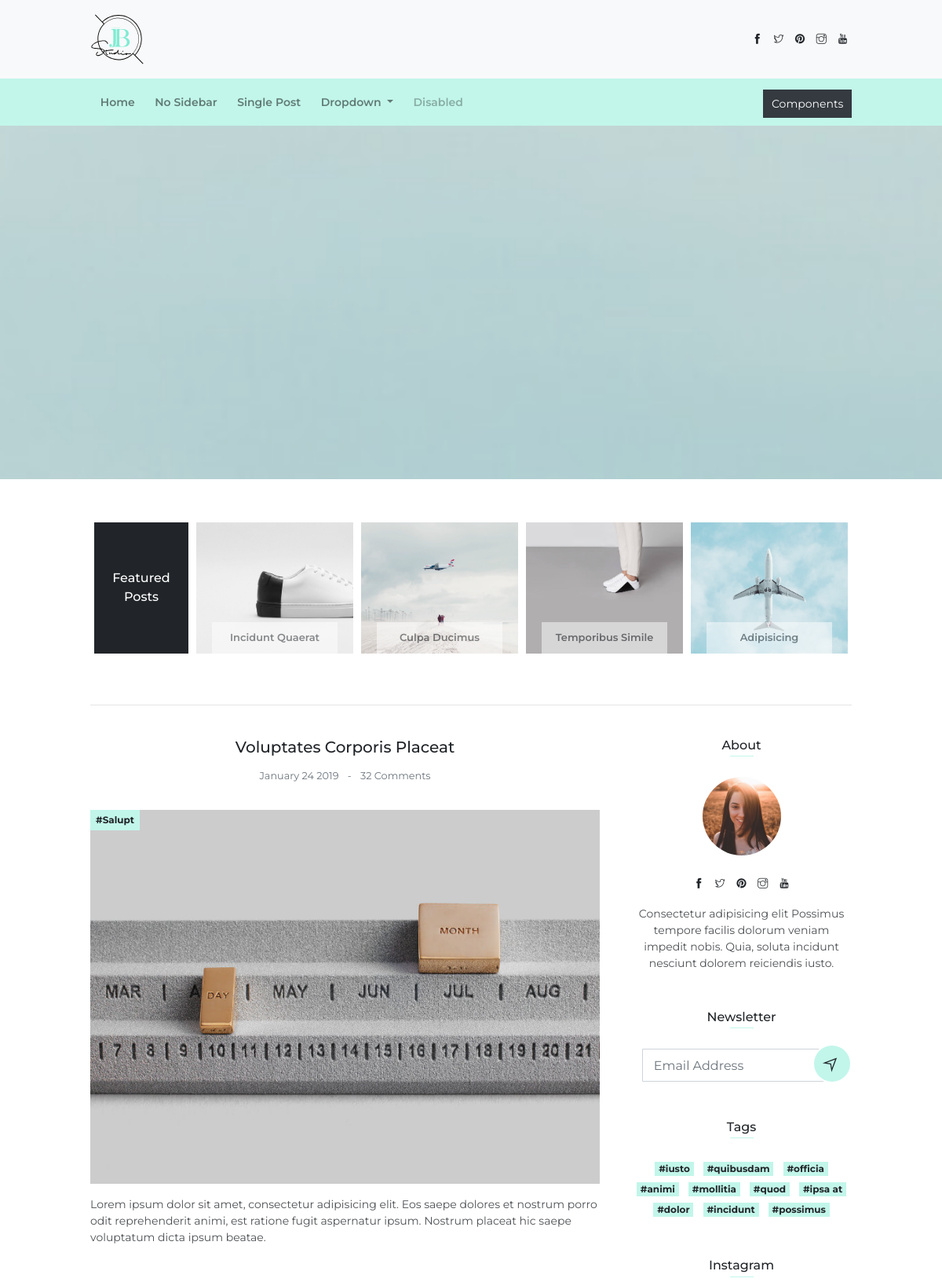
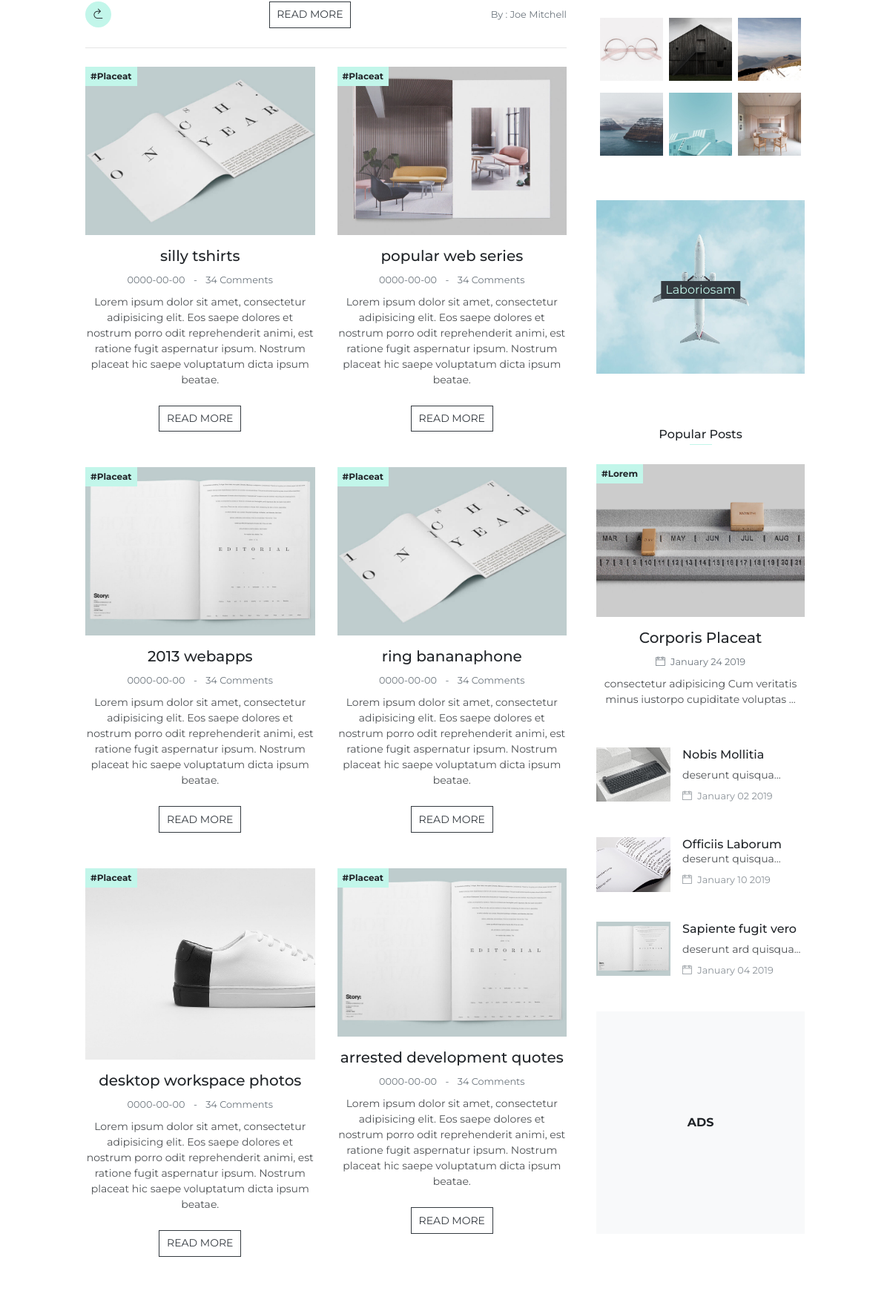
The page / (upper part) on the database its author committed (2 pictures, top to bottom).
### tables this page shows
CREATE TABLE `posts` (
  `id` int(11) NOT NULL,
  `datePublished` date NOT NULL DEFAULT current_timestamp(),
  `title` varchar(100) NOT NULL,
  `content` varchar(2000) NOT NULL,
  `featured` int(1) NOT NULL COMMENT '1 featured, 0 unfeatured',
  `published` int(1) NOT NULL COMMENT '1 published, 0 unpublished',
  `image` varchar(50) NOT NULL,
  `visits` int(11) NOT NULL
);

### includes/homePosts.php (the view, shortened to what this page needs)
<?php
	include_once("admin/includes/conn.php");
    try{
        $sql = "SELECT * FROM posts";
        $stmt = $conn->prepare($sql);
        $stmt->execute();
    }catch(PDOException $e){
        echo "Connection failed: " . $e->getMessage();
    }
?>
<div class="page-content">
    <div class="card">
        <div class="card-header text-center">
            <h5 class="card-title">Voluptates Corporis Placeat</h5>
            <small class="small text-muted">January 24 2019
                <span class="px-2">-</span>
                <a href="#" class="text-muted">32 Comments</a>
            </small>
        </div>
        <div class="card-body">
            <div class="blog-media">
                <img src="assets/imgs/blog-6.jpg" alt="" class="w-100">
                <a href="#" class="badge badge-primary">#Salupt</a>
            </div>
            <p class="my-3">Lorem ipsum dolor sit amet, consectetur adipisicing elit. Eos saepe dolores et nostrum porro odit reprehenderit animi, est ratione fugit aspernatur ipsum. Nostrum placeat hic saepe voluptatum dicta ipsum beatae.</p>
        </div>
        <div class="card-footer d-flex justify-content-between align-items-center flex-basis-0">
            <button class="btn btn-primary circle-35 mr-4"><i class="ti-back-right"></i></button>
            <a href="single-post.html" class="btn btn-outline-dark btn-sm">READ MORE</a>
            <a href="#" class="text-dark small text-muted">By : Joe Mitchell</a>
        </div>
    </div>
    <hr>
    <div class="row">
        <?php
            foreach($stmt->fetchAll() as $row){
                $datePublished = $row["datePublished"];
                $title = $row["title"];
                $content = $row["content"];
                $image = $row["image"];
                $id = $row["id"];
        ?>
        <div class="col-lg-6">
            <div class="card text-center mb-5">
                <div class="card-header p-0">
                    <div class="blog-media">
                        <img src="imgs/<?php echo $image ?>" alt="" class="w-100">
                        <a href="#" class="badge badge-primary">#Placeat</a>
                    </div>
                </div>
                <div class="card-body px-0">
                    <h5 class="card-title mb-2"><?php echo $title ?></h5>
                    <small class="small text-muted"><?php echo $datePublished ?>
                        <span class="px-2">-</span>
                        <a href="#" class="text-muted">34 Comments</a>
                    </small>
                    <p class="my-2"><?php echo $content ?></p>
                </div>
                <div class="card-footer p-0 text-center">
                    <a href="single-post.php?id=<?php echo $id ?>" class="btn btn-outline-dark btn-sm">READ MORE</a>
                </div>
            </div>
        </div>
        <?php
            }
        ?>
    </div>
</div>

### rows shown on the page
posts: image (picture), title "silly tshirts", datePublished "0000-00-00", content "Lorem ipsum dolor sit amet, consectetur adipisicing elit. Eos saepe dolores et nostrum porro odit reprehenderit animi, est ratione fugit aspernatur ipsum. Nostrum placeat hic saepe voluptatum dicta ipsum beatae."
posts: image (picture), title "popular web series", datePublished "0000-00-00", content "Lorem ipsum dolor sit amet, consectetur adipisicing elit. Eos saepe dolores et nostrum porro odit reprehenderit animi, est ratione fugit aspernatur ipsum. Nostrum placeat hic saepe voluptatum dicta ipsum beatae."
posts: image (picture), title "2013 webapps", datePublished "0000-00-00", content "Lorem ipsum dolor sit amet, consectetur adipisicing elit. Eos saepe dolores et nostrum porro odit reprehenderit animi, est ratione fugit aspernatur ipsum. Nostrum placeat hic saepe voluptatum dicta ipsum beatae."
posts: image (picture), title "ring bananaphone", datePublished "0000-00-00", content "Lorem ipsum dolor sit amet, consectetur adipisicing elit. Eos saepe dolores et nostrum porro odit reprehenderit animi, est ratione fugit aspernatur ipsum. Nostrum placeat hic saepe voluptatum dicta ipsum beatae."
posts: image (picture), title "desktop workspace photos", datePublished "0000-00-00", content "Lorem ipsum dolor sit amet, consectetur adipisicing elit. Eos saepe dolores et nostrum porro odit reprehenderit animi, est ratione fugit aspernatur ipsum. Nostrum placeat hic saepe voluptatum dicta ipsum beatae."
posts: image (picture), title "arrested development quotes", datePublished "0000-00-00", content "Lorem ipsum dolor sit amet, consectetur adipisicing elit. Eos saepe dolores et nostrum porro odit reprehenderit animi, est ratione fugit aspernatur ipsum. Nostrum placeat hic saepe voluptatum dicta ipsum beatae."
